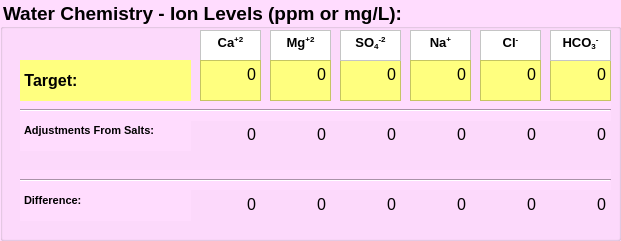
   <widget class="QGroupBox" name="groupBox_4">
    <property name="geometry">
     <rect>
      <x>30</x>
      <y>220</y>
      <width>621</width>
      <height>241</height>
     </rect>
    </property>
    <property name="font">
     <font>
      <pointsize>14</pointsize>
      <weight>75</weight>
      <bold>true</bold>
     </font>
    </property>
    <property name="styleSheet">
     <string notr="true">background-color: rgb(255, 220, 254);</string>
    </property>
    <property name="title">
     <string>Water Chemistry - Ion Levels (ppm or mg/L):</string>
    </property>
    <widget class="Line" name="line_4">
     <property name="geometry">
      <rect>
       <x>20</x>
       <y>100</y>
       <width>591</width>
       <height>21</height>
      </rect>
     </property>
     <property name="orientation">
      <enum>Qt::Horizontal</enum>
     </property>
    </widget>
    <widget class="QTextEdit" name="textEdit_29">
     <property name="geometry">
      <rect>
       <x>270</x>
       <y>190</y>
       <width>61</width>
       <height>41</height>
      </rect>
     </property>
     <property name="styleSheet">
      <string notr="true">background-color: transparent;</string>
     </property>
     <property name="readOnly">
      <bool>true</bool>
     </property>
     <property name="html">
      <string>&lt;!DOCTYPE HTML PUBLIC &quot;-//W3C//DTD HTML 4.0//EN&quot; &quot;http://www.w3.org/TR/REC-html40/strict.dtd&quot;&gt;
&lt;html&gt;&lt;head&gt;&lt;meta name=&quot;qrichtext&quot; content=&quot;1&quot; /&gt;&lt;style type=&quot;text/css&quot;&gt;
p, li { white-space: pre-wrap; }
&lt;/style&gt;&lt;/head&gt;&lt;body style=&quot; font-family:'MS Shell Dlg 2'; font-size:7.8pt; font-weight:400; font-style:normal;&quot;&gt;
&lt;p align=&quot;right&quot; style=&quot; margin-top:0px; margin-bottom:0px; margin-left:0px; margin-right:0px; -qt-block-indent:0; text-indent:0px;&quot;&gt;&lt;span style=&quot; font-size:12pt;&quot;&gt;0&lt;/span&gt;&lt;/p&gt;&lt;/body&gt;&lt;/html&gt;</string>
     </property>
    </widget>
    <widget class="QTextEdit" name="textEdit_20">
     <property name="geometry">
      <rect>
       <x>550</x>
       <y>120</y>
       <width>61</width>
       <height>41</height>
      </rect>
     </property>
     <property name="styleSheet">
      <string notr="true">background-color: transparent;</string>
     </property>
     <property name="readOnly">
      <bool>true</bool>
     </property>
     <property name="html">
      <string>&lt;!DOCTYPE HTML PUBLIC &quot;-//W3C//DTD HTML 4.0//EN&quot; &quot;http://www.w3.org/TR/REC-html40/strict.dtd&quot;&gt;
&lt;html&gt;&lt;head&gt;&lt;meta name=&quot;qrichtext&quot; content=&quot;1&quot; /&gt;&lt;style type=&quot;text/css&quot;&gt;
p, li { white-space: pre-wrap; }
&lt;/style&gt;&lt;/head&gt;&lt;body style=&quot; font-family:'MS Shell Dlg 2'; font-size:7.8pt; font-weight:400; font-style:normal;&quot;&gt;
&lt;p align=&quot;right&quot; style=&quot; margin-top:0px; margin-bottom:0px; margin-left:0px; margin-right:0px; -qt-block-indent:0; text-indent:0px;&quot;&gt;&lt;span style=&quot; font-size:12pt;&quot;&gt;0&lt;/span&gt;&lt;/p&gt;&lt;/body&gt;&lt;/html&gt;</string>
     </property>
    </widget>
    <widget class="QTextEdit" name="textEdit_22">
     <property name="geometry">
      <rect>
       <x>410</x>
       <y>120</y>
       <width>61</width>
       <height>41</height>
      </rect>
     </property>
     <property name="styleSheet">
      <string notr="true">background-color: transparent;</string>
     </property>
     <property name="readOnly">
      <bool>true</bool>
     </property>
     <property name="html">
      <string>&lt;!DOCTYPE HTML PUBLIC &quot;-//W3C//DTD HTML 4.0//EN&quot; &quot;http://www.w3.org/TR/REC-html40/strict.dtd&quot;&gt;
&lt;html&gt;&lt;head&gt;&lt;meta name=&quot;qrichtext&quot; content=&quot;1&quot; /&gt;&lt;style type=&quot;text/css&quot;&gt;
p, li { white-space: pre-wrap; }
&lt;/style&gt;&lt;/head&gt;&lt;body style=&quot; font-family:'MS Shell Dlg 2'; font-size:7.8pt; font-weight:400; font-style:normal;&quot;&gt;
&lt;p align=&quot;right&quot; style=&quot; margin-top:0px; margin-bottom:0px; margin-left:0px; margin-right:0px; -qt-block-indent:0; text-indent:0px;&quot;&gt;&lt;span style=&quot; font-size:12pt;&quot;&gt;0&lt;/span&gt;&lt;/p&gt;&lt;/body&gt;&lt;/html&gt;</string>
     </property>
    </widget>
    <widget class="QTextEdit" name="textEdit_7">
     <property name="geometry">
      <rect>
       <x>410</x>
       <y>30</y>
       <width>61</width>
       <height>31</height>
      </rect>
     </property>
     <property name="styleSheet">
      <string notr="true">background-color: rgb(255, 255, 255);</string>
     </property>
     <property name="html">
      <string>&lt;!DOCTYPE HTML PUBLIC &quot;-//W3C//DTD HTML 4.0//EN&quot; &quot;http://www.w3.org/TR/REC-html40/strict.dtd&quot;&gt;
&lt;html&gt;&lt;head&gt;&lt;meta name=&quot;qrichtext&quot; content=&quot;1&quot; /&gt;&lt;style type=&quot;text/css&quot;&gt;
p, li { white-space: pre-wrap; }
&lt;/style&gt;&lt;/head&gt;&lt;body style=&quot; font-family:'MS Shell Dlg 2'; font-size:7.8pt; font-weight:400; font-style:normal;&quot;&gt;
&lt;p align=&quot;center&quot; style=&quot; margin-top:0px; margin-bottom:0px; margin-left:0px; margin-right:0px; -qt-block-indent:0; text-indent:0px;&quot;&gt;&lt;span style=&quot; font-size:10pt; font-weight:600;&quot;&gt;Na&lt;/span&gt;&lt;span style=&quot; font-size:10pt; font-weight:600; vertical-align:super;&quot;&gt;+&lt;/span&gt;&lt;/p&gt;&lt;/body&gt;&lt;/html&gt;</string>
     </property>
    </widget>
    <widget class="QTextEdit" name="textEdit_16">
     <property name="geometry">
      <rect>
       <x>410</x>
       <y>60</y>
       <width>61</width>
       <height>41</height>
      </rect>
     </property>
     <property name="styleSheet">
      <string notr="true">background-color: rgb(255, 255, 127);</string>
     </property>
     <property name="html">
      <string>&lt;!DOCTYPE HTML PUBLIC &quot;-//W3C//DTD HTML 4.0//EN&quot; &quot;http://www.w3.org/TR/REC-html40/strict.dtd&quot;&gt;
&lt;html&gt;&lt;head&gt;&lt;meta name=&quot;qrichtext&quot; content=&quot;1&quot; /&gt;&lt;style type=&quot;text/css&quot;&gt;
p, li { white-space: pre-wrap; }
&lt;/style&gt;&lt;/head&gt;&lt;body style=&quot; font-family:'MS Shell Dlg 2'; font-size:7.8pt; font-weight:400; font-style:normal;&quot;&gt;
&lt;p align=&quot;right&quot; style=&quot; margin-top:0px; margin-bottom:0px; margin-left:0px; margin-right:0px; -qt-block-indent:0; text-indent:0px;&quot;&gt;&lt;span style=&quot; font-size:12pt;&quot;&gt;0&lt;/span&gt;&lt;/p&gt;&lt;/body&gt;&lt;/html&gt;</string>
     </property>
    </widget>
    <widget class="QTextEdit" name="textEdit_8">
     <property name="geometry">
      <rect>
       <x>480</x>
       <y>30</y>
       <width>61</width>
       <height>31</height>
      </rect>
     </property>
     <property name="styleSheet">
      <string notr="true">background-color: rgb(255, 255, 255);</string>
     </property>
     <property name="html">
      <string>&lt;!DOCTYPE HTML PUBLIC &quot;-//W3C//DTD HTML 4.0//EN&quot; &quot;http://www.w3.org/TR/REC-html40/strict.dtd&quot;&gt;
&lt;html&gt;&lt;head&gt;&lt;meta name=&quot;qrichtext&quot; content=&quot;1&quot; /&gt;&lt;style type=&quot;text/css&quot;&gt;
p, li { white-space: pre-wrap; }
&lt;/style&gt;&lt;/head&gt;&lt;body style=&quot; font-family:'MS Shell Dlg 2'; font-size:7.8pt; font-weight:400; font-style:normal;&quot;&gt;
&lt;p align=&quot;center&quot; style=&quot; margin-top:0px; margin-bottom:0px; margin-left:0px; margin-right:0px; -qt-block-indent:0; text-indent:0px;&quot;&gt;&lt;span style=&quot; font-size:10pt; font-weight:600;&quot;&gt;Cl&lt;/span&gt;&lt;span style=&quot; font-size:10pt; font-weight:600; vertical-align:super;&quot;&gt;-&lt;/span&gt;&lt;/p&gt;&lt;/body&gt;&lt;/html&gt;</string>
     </property>
    </widget>
    <widget class="QTextEdit" name="textEdit_10">
     <property name="geometry">
      <rect>
       <x>20</x>
       <y>120</y>
       <width>171</width>
       <height>31</height>
      </rect>
     </property>
     <property name="frameShape">
      <enum>QFrame::NoFrame</enum>
     </property>
     <property name="html">
      <string>&lt;!DOCTYPE HTML PUBLIC &quot;-//W3C//DTD HTML 4.0//EN&quot; &quot;http://www.w3.org/TR/REC-html40/strict.dtd&quot;&gt;
&lt;html&gt;&lt;head&gt;&lt;meta name=&quot;qrichtext&quot; content=&quot;1&quot; /&gt;&lt;style type=&quot;text/css&quot;&gt;
p, li { white-space: pre-wrap; }
&lt;/style&gt;&lt;/head&gt;&lt;body style=&quot; font-family:'MS Shell Dlg 2'; font-size:7.8pt; font-weight:400; font-style:normal;&quot;&gt;
&lt;p style=&quot; margin-top:0px; margin-bottom:0px; margin-left:0px; margin-right:0px; -qt-block-indent:0; text-indent:0px;&quot;&gt;&lt;span style=&quot; font-size:8pt; font-weight:600;&quot;&gt;Adjustments From Salts:&lt;/span&gt;&lt;/p&gt;&lt;/body&gt;&lt;/html&gt;</string>
     </property>
    </widget>
    <widget class="QTextEdit" name="textEdit_21">
     <property name="geometry">
      <rect>
       <x>480</x>
       <y>120</y>
       <width>61</width>
       <height>41</height>
      </rect>
     </property>
     <property name="styleSheet">
      <string notr="true">background-color: transparent;</string>
     </property>
     <property name="readOnly">
      <bool>true</bool>
     </property>
     <property name="html">
      <string>&lt;!DOCTYPE HTML PUBLIC &quot;-//W3C//DTD HTML 4.0//EN&quot; &quot;http://www.w3.org/TR/REC-html40/strict.dtd&quot;&gt;
&lt;html&gt;&lt;head&gt;&lt;meta name=&quot;qrichtext&quot; content=&quot;1&quot; /&gt;&lt;style type=&quot;text/css&quot;&gt;
p, li { white-space: pre-wrap; }
&lt;/style&gt;&lt;/head&gt;&lt;body style=&quot; font-family:'MS Shell Dlg 2'; font-size:7.8pt; font-weight:400; font-style:normal;&quot;&gt;
&lt;p align=&quot;right&quot; style=&quot; margin-top:0px; margin-bottom:0px; margin-left:0px; margin-right:0px; -qt-block-indent:0; text-indent:0px;&quot;&gt;&lt;span style=&quot; font-size:12pt;&quot;&gt;0&lt;/span&gt;&lt;/p&gt;&lt;/body&gt;&lt;/html&gt;</string>
     </property>
    </widget>
    <widget class="QTextEdit" name="textEdit_5">
     <property name="geometry">
      <rect>
       <x>270</x>
       <y>30</y>
       <width>61</width>
       <height>31</height>
      </rect>
     </property>
     <property name="styleSheet">
      <string notr="true">background-color: rgb(255, 255, 255);</string>
     </property>
     <property name="html">
      <string>&lt;!DOCTYPE HTML PUBLIC &quot;-//W3C//DTD HTML 4.0//EN&quot; &quot;http://www.w3.org/TR/REC-html40/strict.dtd&quot;&gt;
&lt;html&gt;&lt;head&gt;&lt;meta name=&quot;qrichtext&quot; content=&quot;1&quot; /&gt;&lt;style type=&quot;text/css&quot;&gt;
p, li { white-space: pre-wrap; }
&lt;/style&gt;&lt;/head&gt;&lt;body style=&quot; font-family:'MS Shell Dlg 2'; font-size:7.8pt; font-weight:400; font-style:normal;&quot;&gt;
&lt;p align=&quot;center&quot; style=&quot; margin-top:0px; margin-bottom:0px; margin-left:0px; margin-right:0px; -qt-block-indent:0; text-indent:0px;&quot;&gt;&lt;span style=&quot; font-size:10pt; font-weight:600;&quot;&gt;Mg&lt;/span&gt;&lt;span style=&quot; font-size:10pt; font-weight:600; vertical-align:super;&quot;&gt;+2&lt;/span&gt;&lt;/p&gt;&lt;/body&gt;&lt;/html&gt;</string>
     </property>
    </widget>
    <widget class="QTextEdit" name="textEdit_17">
     <property name="geometry">
      <rect>
       <x>340</x>
       <y>60</y>
       <width>61</width>
       <height>41</height>
      </rect>
     </property>
     <property name="styleSheet">
      <string notr="true">background-color: rgb(255, 255, 127);</string>
     </property>
     <property name="html">
      <string>&lt;!DOCTYPE HTML PUBLIC &quot;-//W3C//DTD HTML 4.0//EN&quot; &quot;http://www.w3.org/TR/REC-html40/strict.dtd&quot;&gt;
&lt;html&gt;&lt;head&gt;&lt;meta name=&quot;qrichtext&quot; content=&quot;1&quot; /&gt;&lt;style type=&quot;text/css&quot;&gt;
p, li { white-space: pre-wrap; }
&lt;/style&gt;&lt;/head&gt;&lt;body style=&quot; font-family:'MS Shell Dlg 2'; font-size:7.8pt; font-weight:400; font-style:normal;&quot;&gt;
&lt;p align=&quot;right&quot; style=&quot; margin-top:0px; margin-bottom:0px; margin-left:0px; margin-right:0px; -qt-block-indent:0; text-indent:0px;&quot;&gt;&lt;span style=&quot; font-size:12pt;&quot;&gt;0&lt;/span&gt;&lt;/p&gt;&lt;/body&gt;&lt;/html&gt;</string>
     </property>
    </widget>
    <widget class="QTextEdit" name="textEdit_28">
     <property name="geometry">
      <rect>
       <x>340</x>
       <y>190</y>
       <width>61</width>
       <height>41</height>
      </rect>
     </property>
     <property name="styleSheet">
      <string notr="true">background-color: transparent;</string>
     </property>
     <property name="readOnly">
      <bool>true</bool>
     </property>
     <property name="html">
      <string>&lt;!DOCTYPE HTML PUBLIC &quot;-//W3C//DTD HTML 4.0//EN&quot; &quot;http://www.w3.org/TR/REC-html40/strict.dtd&quot;&gt;
&lt;html&gt;&lt;head&gt;&lt;meta name=&quot;qrichtext&quot; content=&quot;1&quot; /&gt;&lt;style type=&quot;text/css&quot;&gt;
p, li { white-space: pre-wrap; }
&lt;/style&gt;&lt;/head&gt;&lt;body style=&quot; font-family:'MS Shell Dlg 2'; font-size:7.8pt; font-weight:400; font-style:normal;&quot;&gt;
&lt;p align=&quot;right&quot; style=&quot; margin-top:0px; margin-bottom:0px; margin-left:0px; margin-right:0px; -qt-block-indent:0; text-indent:0px;&quot;&gt;&lt;span style=&quot; font-size:12pt;&quot;&gt;0&lt;/span&gt;&lt;/p&gt;&lt;/body&gt;&lt;/html&gt;</string>
     </property>
    </widget>
    <widget class="QTextEdit" name="textEdit_15">
     <property name="geometry">
      <rect>
       <x>480</x>
       <y>60</y>
       <width>61</width>
       <height>41</height>
      </rect>
     </property>
     <property name="styleSheet">
      <string notr="true">background-color: rgb(255, 255, 127);</string>
     </property>
     <property name="html">
      <string>&lt;!DOCTYPE HTML PUBLIC &quot;-//W3C//DTD HTML 4.0//EN&quot; &quot;http://www.w3.org/TR/REC-html40/strict.dtd&quot;&gt;
&lt;html&gt;&lt;head&gt;&lt;meta name=&quot;qrichtext&quot; content=&quot;1&quot; /&gt;&lt;style type=&quot;text/css&quot;&gt;
p, li { white-space: pre-wrap; }
&lt;/style&gt;&lt;/head&gt;&lt;body style=&quot; font-family:'MS Shell Dlg 2'; font-size:7.8pt; font-weight:400; font-style:normal;&quot;&gt;
&lt;p align=&quot;right&quot; style=&quot; margin-top:0px; margin-bottom:0px; margin-left:0px; margin-right:0px; -qt-block-indent:0; text-indent:0px;&quot;&gt;&lt;span style=&quot; font-size:12pt;&quot;&gt;0&lt;/span&gt;&lt;/p&gt;&lt;/body&gt;&lt;/html&gt;</string>
     </property>
    </widget>
    <widget class="QTextEdit" name="textEdit_12">
     <property name="geometry">
      <rect>
       <x>20</x>
       <y>190</y>
       <width>171</width>
       <height>31</height>
      </rect>
     </property>
     <property name="acceptDrops">
      <bool>false</bool>
     </property>
     <property name="frameShape">
      <enum>QFrame::NoFrame</enum>
     </property>
     <property name="lineWidth">
      <number>1</number>
     </property>
     <property name="html">
      <string>&lt;!DOCTYPE HTML PUBLIC &quot;-//W3C//DTD HTML 4.0//EN&quot; &quot;http://www.w3.org/TR/REC-html40/strict.dtd&quot;&gt;
&lt;html&gt;&lt;head&gt;&lt;meta name=&quot;qrichtext&quot; content=&quot;1&quot; /&gt;&lt;style type=&quot;text/css&quot;&gt;
p, li { white-space: pre-wrap; }
&lt;/style&gt;&lt;/head&gt;&lt;body style=&quot; font-family:'MS Shell Dlg 2'; font-size:7.8pt; font-weight:400; font-style:normal;&quot;&gt;
&lt;p style=&quot; margin-top:0px; margin-bottom:0px; margin-left:0px; margin-right:0px; -qt-block-indent:0; text-indent:0px;&quot;&gt;&lt;span style=&quot; font-size:8pt; font-weight:600;&quot;&gt;Difference:&lt;/span&gt;&lt;/p&gt;&lt;/body&gt;&lt;/html&gt;</string>
     </property>
    </widget>
    <widget class="QTextEdit" name="textEdit_30">
     <property name="geometry">
      <rect>
       <x>200</x>
       <y>190</y>
       <width>61</width>
       <height>41</height>
      </rect>
     </property>
     <property name="styleSheet">
      <string notr="true">background-color: transparent;</string>
     </property>
     <property name="readOnly">
      <bool>true</bool>
     </property>
     <property name="html">
      <string>&lt;!DOCTYPE HTML PUBLIC &quot;-//W3C//DTD HTML 4.0//EN&quot; &quot;http://www.w3.org/TR/REC-html40/strict.dtd&quot;&gt;
&lt;html&gt;&lt;head&gt;&lt;meta name=&quot;qrichtext&quot; content=&quot;1&quot; /&gt;&lt;style type=&quot;text/css&quot;&gt;
p, li { white-space: pre-wrap; }
&lt;/style&gt;&lt;/head&gt;&lt;body style=&quot; font-family:'MS Shell Dlg 2'; font-size:7.8pt; font-weight:400; font-style:normal;&quot;&gt;
&lt;p align=&quot;right&quot; style=&quot; margin-top:0px; margin-bottom:0px; margin-left:0px; margin-right:0px; -qt-block-indent:0; text-indent:0px;&quot;&gt;&lt;span style=&quot; font-size:12pt;&quot;&gt;0&lt;/span&gt;&lt;/p&gt;&lt;/body&gt;&lt;/html&gt;</string>
     </property>
    </widget>
    <widget class="QTextEdit" name="textEdit_23">
     <property name="geometry">
      <rect>
       <x>340</x>
       <y>120</y>
       <width>61</width>
       <height>41</height>
      </rect>
     </property>
     <property name="styleSheet">
      <string notr="true">background-color: transparent;</string>
     </property>
     <property name="readOnly">
      <bool>true</bool>
     </property>
     <property name="html">
      <string>&lt;!DOCTYPE HTML PUBLIC &quot;-//W3C//DTD HTML 4.0//EN&quot; &quot;http://www.w3.org/TR/REC-html40/strict.dtd&quot;&gt;
&lt;html&gt;&lt;head&gt;&lt;meta name=&quot;qrichtext&quot; content=&quot;1&quot; /&gt;&lt;style type=&quot;text/css&quot;&gt;
p, li { white-space: pre-wrap; }
&lt;/style&gt;&lt;/head&gt;&lt;body style=&quot; font-family:'MS Shell Dlg 2'; font-size:7.8pt; font-weight:400; font-style:normal;&quot;&gt;
&lt;p align=&quot;right&quot; style=&quot; margin-top:0px; margin-bottom:0px; margin-left:0px; margin-right:0px; -qt-block-indent:0; text-indent:0px;&quot;&gt;&lt;span style=&quot; font-size:12pt;&quot;&gt;0&lt;/span&gt;&lt;/p&gt;&lt;/body&gt;&lt;/html&gt;</string>
     </property>
    </widget>
    <widget class="QTextEdit" name="textEdit_25">
     <property name="geometry">
      <rect>
       <x>550</x>
       <y>190</y>
       <width>61</width>
       <height>41</height>
      </rect>
     </property>
     <property name="styleSheet">
      <string notr="true">background-color: transparent;</string>
     </property>
     <property name="readOnly">
      <bool>true</bool>
     </property>
     <property name="html">
      <string>&lt;!DOCTYPE HTML PUBLIC &quot;-//W3C//DTD HTML 4.0//EN&quot; &quot;http://www.w3.org/TR/REC-html40/strict.dtd&quot;&gt;
&lt;html&gt;&lt;head&gt;&lt;meta name=&quot;qrichtext&quot; content=&quot;1&quot; /&gt;&lt;style type=&quot;text/css&quot;&gt;
p, li { white-space: pre-wrap; }
&lt;/style&gt;&lt;/head&gt;&lt;body style=&quot; font-family:'MS Shell Dlg 2'; font-size:7.8pt; font-weight:400; font-style:normal;&quot;&gt;
&lt;p align=&quot;right&quot; style=&quot; margin-top:0px; margin-bottom:0px; margin-left:0px; margin-right:0px; -qt-block-indent:0; text-indent:0px;&quot;&gt;&lt;span style=&quot; font-size:12pt;&quot;&gt;0&lt;/span&gt;&lt;/p&gt;&lt;/body&gt;&lt;/html&gt;</string>
     </property>
    </widget>
    <widget class="QTextEdit" name="textEdit_18">
     <property name="geometry">
      <rect>
       <x>270</x>
       <y>60</y>
       <width>61</width>
       <height>41</height>
      </rect>
     </property>
     <property name="styleSheet">
      <string notr="true">background-color: rgb(255, 255, 127);</string>
     </property>
     <property name="html">
      <string>&lt;!DOCTYPE HTML PUBLIC &quot;-//W3C//DTD HTML 4.0//EN&quot; &quot;http://www.w3.org/TR/REC-html40/strict.dtd&quot;&gt;
&lt;html&gt;&lt;head&gt;&lt;meta name=&quot;qrichtext&quot; content=&quot;1&quot; /&gt;&lt;style type=&quot;text/css&quot;&gt;
p, li { white-space: pre-wrap; }
&lt;/style&gt;&lt;/head&gt;&lt;body style=&quot; font-family:'MS Shell Dlg 2'; font-size:7.8pt; font-weight:400; font-style:normal;&quot;&gt;
&lt;p align=&quot;right&quot; style=&quot; margin-top:0px; margin-bottom:0px; margin-left:0px; margin-right:0px; -qt-block-indent:0; text-indent:0px;&quot;&gt;&lt;span style=&quot; font-size:12pt;&quot;&gt;0&lt;/span&gt;&lt;/p&gt;&lt;/body&gt;&lt;/html&gt;</string>
     </property>
    </widget>
    <widget class="QTextEdit" name="textEdit_19">
     <property name="geometry">
      <rect>
       <x>200</x>
       <y>120</y>
       <width>61</width>
       <height>41</height>
      </rect>
     </property>
     <property name="styleSheet">
      <string notr="true">background-color: transparent;</string>
     </property>
     <property name="readOnly">
      <bool>true</bool>
     </property>
     <property name="html">
      <string>&lt;!DOCTYPE HTML PUBLIC &quot;-//W3C//DTD HTML 4.0//EN&quot; &quot;http://www.w3.org/TR/REC-html40/strict.dtd&quot;&gt;
&lt;html&gt;&lt;head&gt;&lt;meta name=&quot;qrichtext&quot; content=&quot;1&quot; /&gt;&lt;style type=&quot;text/css&quot;&gt;
p, li { white-space: pre-wrap; }
&lt;/style&gt;&lt;/head&gt;&lt;body style=&quot; font-family:'MS Shell Dlg 2'; font-size:7.8pt; font-weight:400; font-style:normal;&quot;&gt;
&lt;p align=&quot;right&quot; style=&quot; margin-top:0px; margin-bottom:0px; margin-left:0px; margin-right:0px; -qt-block-indent:0; text-indent:0px;&quot;&gt;&lt;span style=&quot; font-size:12pt;&quot;&gt;0&lt;/span&gt;&lt;/p&gt;&lt;/body&gt;&lt;/html&gt;</string>
     </property>
    </widget>
    <widget class="QTextEdit" name="textEdit_14">
     <property name="geometry">
      <rect>
       <x>550</x>
       <y>60</y>
       <width>61</width>
       <height>41</height>
      </rect>
     </property>
     <property name="styleSheet">
      <string notr="true">background-color: rgb(255, 255, 127);</string>
     </property>
     <property name="html">
      <string>&lt;!DOCTYPE HTML PUBLIC &quot;-//W3C//DTD HTML 4.0//EN&quot; &quot;http://www.w3.org/TR/REC-html40/strict.dtd&quot;&gt;
&lt;html&gt;&lt;head&gt;&lt;meta name=&quot;qrichtext&quot; content=&quot;1&quot; /&gt;&lt;style type=&quot;text/css&quot;&gt;
p, li { white-space: pre-wrap; }
&lt;/style&gt;&lt;/head&gt;&lt;body style=&quot; font-family:'MS Shell Dlg 2'; font-size:7.8pt; font-weight:400; font-style:normal;&quot;&gt;
&lt;p align=&quot;right&quot; style=&quot; margin-top:0px; margin-bottom:0px; margin-left:0px; margin-right:0px; -qt-block-indent:0; text-indent:0px;&quot;&gt;&lt;span style=&quot; font-size:12pt;&quot;&gt;0&lt;/span&gt;&lt;/p&gt;&lt;/body&gt;&lt;/html&gt;</string>
     </property>
    </widget>
    <widget class="QTextEdit" name="textEdit_4">
     <property name="geometry">
      <rect>
       <x>200</x>
       <y>30</y>
       <width>61</width>
       <height>31</height>
      </rect>
     </property>
     <property name="styleSheet">
      <string notr="true">background-color: rgb(255, 255, 255);</string>
     </property>
     <property name="html">
      <string>&lt;!DOCTYPE HTML PUBLIC &quot;-//W3C//DTD HTML 4.0//EN&quot; &quot;http://www.w3.org/TR/REC-html40/strict.dtd&quot;&gt;
&lt;html&gt;&lt;head&gt;&lt;meta name=&quot;qrichtext&quot; content=&quot;1&quot; /&gt;&lt;style type=&quot;text/css&quot;&gt;
p, li { white-space: pre-wrap; }
&lt;/style&gt;&lt;/head&gt;&lt;body style=&quot; font-family:'MS Shell Dlg 2'; font-size:7.8pt; font-weight:400; font-style:normal;&quot;&gt;
&lt;p align=&quot;center&quot; style=&quot; margin-top:0px; margin-bottom:0px; margin-left:0px; margin-right:0px; -qt-block-indent:0; text-indent:0px;&quot;&gt;&lt;span style=&quot; font-size:10pt; font-weight:600;&quot;&gt;Ca&lt;/span&gt;&lt;span style=&quot; font-size:10pt; font-weight:600; vertical-align:super;&quot;&gt;+2&lt;/span&gt;&lt;/p&gt;&lt;/body&gt;&lt;/html&gt;</string>
     </property>
    </widget>
    <widget class="QTextEdit" name="textEdit_26">
     <property name="geometry">
      <rect>
       <x>480</x>
       <y>190</y>
       <width>61</width>
       <height>41</height>
      </rect>
     </property>
     <property name="styleSheet">
      <string notr="true">background-color: transparent;</string>
     </property>
     <property name="readOnly">
      <bool>true</bool>
     </property>
     <property name="html">
      <string>&lt;!DOCTYPE HTML PUBLIC &quot;-//W3C//DTD HTML 4.0//EN&quot; &quot;http://www.w3.org/TR/REC-html40/strict.dtd&quot;&gt;
&lt;html&gt;&lt;head&gt;&lt;meta name=&quot;qrichtext&quot; content=&quot;1&quot; /&gt;&lt;style type=&quot;text/css&quot;&gt;
p, li { white-space: pre-wrap; }
&lt;/style&gt;&lt;/head&gt;&lt;body style=&quot; font-family:'MS Shell Dlg 2'; font-size:7.8pt; font-weight:400; font-style:normal;&quot;&gt;
&lt;p align=&quot;right&quot; style=&quot; margin-top:0px; margin-bottom:0px; margin-left:0px; margin-right:0px; -qt-block-indent:0; text-indent:0px;&quot;&gt;&lt;span style=&quot; font-size:12pt;&quot;&gt;0&lt;/span&gt;&lt;/p&gt;&lt;/body&gt;&lt;/html&gt;</string>
     </property>
    </widget>
    <widget class="QTextEdit" name="textEdit_27">
     <property name="geometry">
      <rect>
       <x>410</x>
       <y>190</y>
       <width>61</width>
       <height>41</height>
      </rect>
     </property>
     <property name="styleSheet">
      <string notr="true">background-color: transparent;</string>
     </property>
     <property name="readOnly">
      <bool>true</bool>
     </property>
     <property name="html">
      <string>&lt;!DOCTYPE HTML PUBLIC &quot;-//W3C//DTD HTML 4.0//EN&quot; &quot;http://www.w3.org/TR/REC-html40/strict.dtd&quot;&gt;
&lt;html&gt;&lt;head&gt;&lt;meta name=&quot;qrichtext&quot; content=&quot;1&quot; /&gt;&lt;style type=&quot;text/css&quot;&gt;
p, li { white-space: pre-wrap; }
&lt;/style&gt;&lt;/head&gt;&lt;body style=&quot; font-family:'MS Shell Dlg 2'; font-size:7.8pt; font-weight:400; font-style:normal;&quot;&gt;
&lt;p align=&quot;right&quot; style=&quot; margin-top:0px; margin-bottom:0px; margin-left:0px; margin-right:0px; -qt-block-indent:0; text-indent:0px;&quot;&gt;&lt;span style=&quot; font-size:12pt;&quot;&gt;0&lt;/span&gt;&lt;/p&gt;&lt;/body&gt;&lt;/html&gt;</string>
     </property>
    </widget>
    <widget class="QTextEdit" name="textEdit_6">
     <property name="geometry">
      <rect>
       <x>340</x>
       <y>30</y>
       <width>61</width>
       <height>31</height>
      </rect>
     </property>
     <property name="styleSheet">
      <string notr="true">background-color: rgb(255, 255, 255);</string>
     </property>
     <property name="html">
      <string>&lt;!DOCTYPE HTML PUBLIC &quot;-//W3C//DTD HTML 4.0//EN&quot; &quot;http://www.w3.org/TR/REC-html40/strict.dtd&quot;&gt;
&lt;html&gt;&lt;head&gt;&lt;meta name=&quot;qrichtext&quot; content=&quot;1&quot; /&gt;&lt;style type=&quot;text/css&quot;&gt;
p, li { white-space: pre-wrap; }
&lt;/style&gt;&lt;/head&gt;&lt;body style=&quot; font-family:'MS Shell Dlg 2'; font-size:7.8pt; font-weight:400; font-style:normal;&quot;&gt;
&lt;p align=&quot;center&quot; style=&quot; margin-top:0px; margin-bottom:0px; margin-left:0px; margin-right:0px; -qt-block-indent:0; text-indent:0px;&quot;&gt;&lt;span style=&quot; font-size:10pt; font-weight:600;&quot;&gt;SO&lt;/span&gt;&lt;span style=&quot; font-size:10pt; font-weight:600; vertical-align:sub;&quot;&gt;4&lt;/span&gt;&lt;span style=&quot; font-size:10pt; font-weight:600; vertical-align:super;&quot;&gt;-2&lt;/span&gt;&lt;/p&gt;&lt;/body&gt;&lt;/html&gt;</string>
     </property>
    </widget>
    <widget class="QTextEdit" name="textEdit_24">
     <property name="geometry">
      <rect>
       <x>270</x>
       <y>120</y>
       <width>61</width>
       <height>41</height>
      </rect>
     </property>
     <property name="styleSheet">
      <string notr="true">background-color: transparent;</string>
     </property>
     <property name="readOnly">
      <bool>true</bool>
     </property>
     <property name="html">
      <string>&lt;!DOCTYPE HTML PUBLIC &quot;-//W3C//DTD HTML 4.0//EN&quot; &quot;http://www.w3.org/TR/REC-html40/strict.dtd&quot;&gt;
&lt;html&gt;&lt;head&gt;&lt;meta name=&quot;qrichtext&quot; content=&quot;1&quot; /&gt;&lt;style type=&quot;text/css&quot;&gt;
p, li { white-space: pre-wrap; }
&lt;/style&gt;&lt;/head&gt;&lt;body style=&quot; font-family:'MS Shell Dlg 2'; font-size:7.8pt; font-weight:400; font-style:normal;&quot;&gt;
&lt;p align=&quot;right&quot; style=&quot; margin-top:0px; margin-bottom:0px; margin-left:0px; margin-right:0px; -qt-block-indent:0; text-indent:0px;&quot;&gt;&lt;span style=&quot; font-size:12pt;&quot;&gt;0&lt;/span&gt;&lt;/p&gt;&lt;/body&gt;&lt;/html&gt;</string>
     </property>
    </widget>
    <widget class="QTextEdit" name="textEdit_13">
     <property name="geometry">
      <rect>
       <x>200</x>
       <y>60</y>
       <width>61</width>
       <height>41</height>
      </rect>
     </property>
     <property name="styleSheet">
      <string notr="true">background-color: rgb(255, 255, 127);</string>
     </property>
     <property name="html">
      <string>&lt;!DOCTYPE HTML PUBLIC &quot;-//W3C//DTD HTML 4.0//EN&quot; &quot;http://www.w3.org/TR/REC-html40/strict.dtd&quot;&gt;
&lt;html&gt;&lt;head&gt;&lt;meta name=&quot;qrichtext&quot; content=&quot;1&quot; /&gt;&lt;style type=&quot;text/css&quot;&gt;
p, li { white-space: pre-wrap; }
&lt;/style&gt;&lt;/head&gt;&lt;body style=&quot; font-family:'MS Shell Dlg 2'; font-size:7.8pt; font-weight:400; font-style:normal;&quot;&gt;
&lt;p align=&quot;right&quot; style=&quot; margin-top:0px; margin-bottom:0px; margin-left:0px; margin-right:0px; -qt-block-indent:0; text-indent:0px;&quot;&gt;&lt;span style=&quot; font-size:12pt;&quot;&gt;0&lt;/span&gt;&lt;/p&gt;&lt;/body&gt;&lt;/html&gt;</string>
     </property>
    </widget>
    <widget class="QTextEdit" name="textEdit_9">
     <property name="geometry">
      <rect>
       <x>550</x>
       <y>30</y>
       <width>61</width>
       <height>31</height>
      </rect>
     </property>
     <property name="styleSheet">
      <string notr="true">background-color: rgb(255, 255, 255);</string>
     </property>
     <property name="html">
      <string>&lt;!DOCTYPE HTML PUBLIC &quot;-//W3C//DTD HTML 4.0//EN&quot; &quot;http://www.w3.org/TR/REC-html40/strict.dtd&quot;&gt;
&lt;html&gt;&lt;head&gt;&lt;meta name=&quot;qrichtext&quot; content=&quot;1&quot; /&gt;&lt;style type=&quot;text/css&quot;&gt;
p, li { white-space: pre-wrap; }
&lt;/style&gt;&lt;/head&gt;&lt;body style=&quot; font-family:'MS Shell Dlg 2'; font-size:7.8pt; font-weight:400; font-style:normal;&quot;&gt;
&lt;p align=&quot;center&quot; style=&quot; margin-top:0px; margin-bottom:0px; margin-left:0px; margin-right:0px; -qt-block-indent:0; text-indent:0px;&quot;&gt;&lt;span style=&quot; font-size:10pt; font-weight:600;&quot;&gt;HCO&lt;/span&gt;&lt;span style=&quot; font-size:10pt; font-weight:600; vertical-align:sub;&quot;&gt;3&lt;/span&gt;&lt;span style=&quot; font-size:10pt; font-weight:600; vertical-align:super;&quot;&gt;-&lt;/span&gt;&lt;/p&gt;&lt;/body&gt;&lt;/html&gt;</string>
     </property>
    </widget>
    <widget class="Line" name="line_5">
     <property name="geometry">
      <rect>
       <x>20</x>
       <y>170</y>
       <width>591</width>
       <height>20</height>
      </rect>
     </property>
     <property name="orientation">
      <enum>Qt::Horizontal</enum>
     </property>
    </widget>
    <widget class="QLabel" name="label_2">
     <property name="geometry">
      <rect>
       <x>20</x>
       <y>60</y>
       <width>171</width>
       <height>41</height>
      </rect>
     </property>
     <property name="font">
      <font>
       <pointsize>12</pointsize>
       <weight>75</weight>
       <bold>true</bold>
      </font>
     </property>
     <property name="styleSheet">
      <string notr="true">background-color: rgb(255, 255, 127);</string>
     </property>
     <property name="text">
      <string> Target:</string>
     </property>
    </widget>
   </widget>
